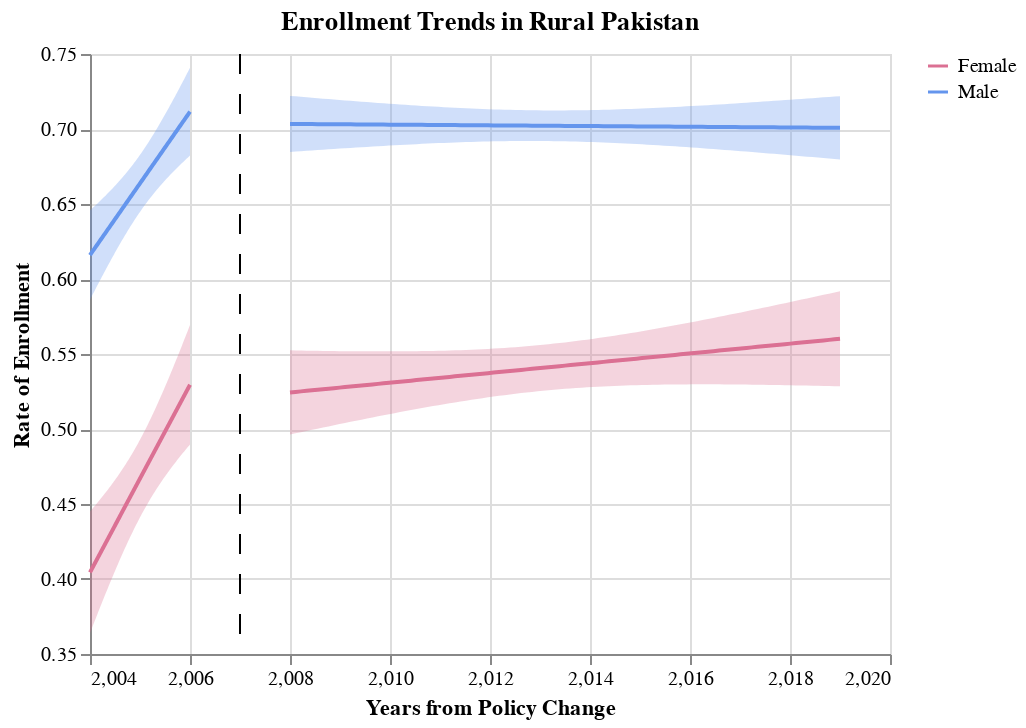

Source (notebook cell):
### Code cell
# Enrolment by Gender

legend = alt.Chart(data_merge).transform_calculate(f= "'female'", m= "'male'")
scale = alt.Scale(domain=["Female", "Male"], range=['palevioletred', 'cornflowerblue'])

## Female Trends
alt.data_transformers.disable_max_rows()
before_rural = alt.Chart(
    rural[rural["sex"] == 'female'], title="Enrollment Trends in Rural Pakistan"
).encode(x="year", y=alt.Y("rate_enrollment", title="Rate of Enrollment", scale=alt.Scale(zero=False)), color=alt.Color('female:N', scale=scale, title=''))

base_female_rural= before_rural.transform_regression("year", "rate_enrollment").mark_line()

fit, female_pre_line_rural = get_reg_fit(
    rural_pre[rural_pre["sex"] == 'female'],
    yvar="rate_enrollment",
    xvar="year",
    alpha=0.05,
    col="palevioletred"
)

fit, female_post_line_rural = get_reg_fit(
    rural_post[rural_post["sex"] == 'female'],
    yvar="rate_enrollment",
    xvar="year",
    alpha=0.05,
    col="palevioletred"
)



## Male Trends
alt.data_transformers.disable_max_rows()
after_rural = alt.Chart(
    rural[rural["sex"] == 'male'], title="Enrollment Trends in Rural Pakistan"
).encode(x="year", y=alt.Y("rate_enrollment", title="Rate of Enrollment", scale=alt.Scale(zero=False)), color=alt.Color('male:N', scale=scale, title=''))

base_male_rural = after_rural.transform_regression("year", "rate_enrollment").mark_line()

fit, male_pre_line_rural = get_reg_fit(
    rural_pre[rural_pre["sex"] == 'male'],
    yvar="rate_enrollment",
    xvar="year",
    alpha=0.05,
    col="cornflowerblue"
)

fit, male_post_line_rural = get_reg_fit(
    rural_post[rural_post["sex"] == 'male'],
    yvar="rate_enrollment",
    xvar="year",
    alpha=0.05,
    col="cornflowerblue"
)

plots_rural = base_female_rural + female_pre_line_rural + female_post_line_rural + base_male_rural + male_pre_line_rural + male_post_line_rural + sep_line
plots_rural
